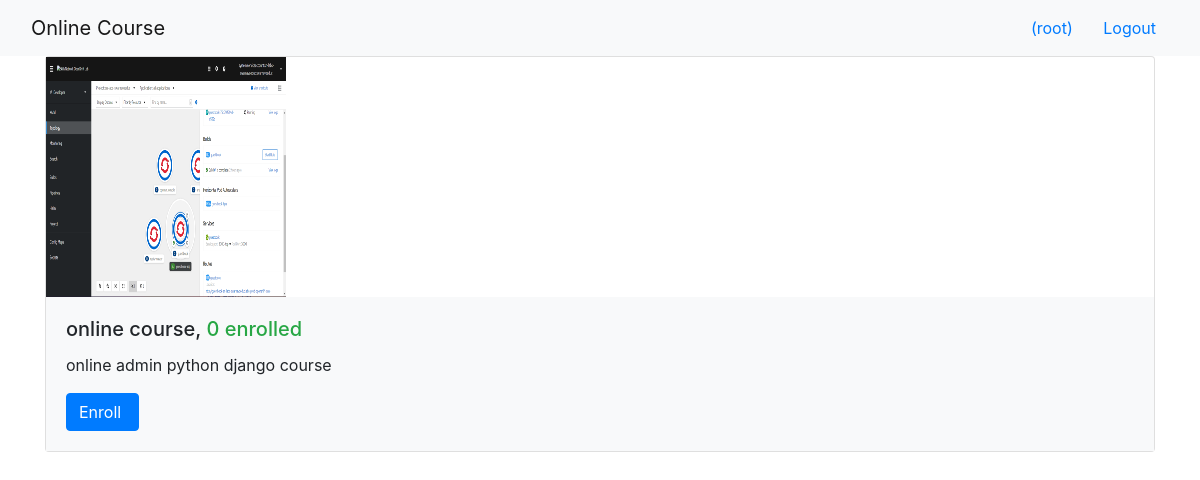
Page /onlinecourse/ (signed in) on the earlier database version.
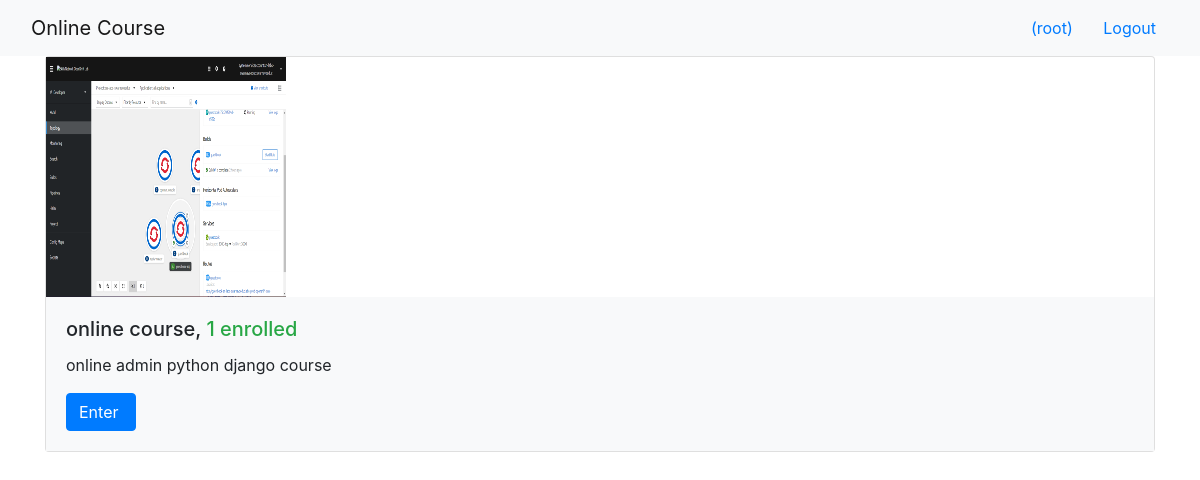
Same page on the later database version.
### onlinecourse/models.py (models this page shows, shortened)
class Course(models.Model):
    name = models.CharField(null=False, max_length=30, default='online course')
    image = models.ImageField(upload_to='course_images/')
    description = models.CharField(max_length=1000)
    pub_date = models.DateField(null=True)
    instructors = models.ManyToManyField(Instructor)
    users = models.ManyToManyField(settings.AUTH_USER_MODEL, through='Enrollment')
    total_enrollment = models.IntegerField(default=0)
    is_enrolled = False

### onlinecourse/views.py (the view)
class CourseListView(generic.ListView):
    template_name = 'onlinecourse/course_list_bootstrap.html'
    context_object_name = 'course_list'
    def get_queryset(self):
        user = self.request.user
        courses = Course.objects.order_by('-total_enrollment')[:10]
        for course in courses:
            if user.is_authenticated:
                course.is_enrolled = check_if_enrolled(user, course)
        return courses

### onlinecourse/views.py (called while the page is built)
def check_if_enrolled(user, course):
    is_enrolled = False
    if user.id is not None:
        num_results = Enrollment.objects.filter(user=user, course=course).count()
        if num_results > 0:
            is_enrolled = True
    return is_enrolled

### onlinecourse/templates/onlinecourse/course_list_bootstrap.html (shortened to what this page needs)
<!DOCTYPE html>
<html lang="en">
<head>
    {% load static %}
    <link rel="stylesheet" href="https://maxcdn.bootstrapcdn.com/bootstrap/4.5.2/css/bootstrap.min.css">
</head>
<body>
    <nav class="navbar navbar-light bg-light">
        <div class="container-fluid">
            <div class="navbar-header">
                  <a class="navbar-brand" href="#">Online Course</a>
            </div>
            <ul class="nav navbar-nav navbar-right">
                {% if user.is_authenticated %}
                <li>
                    <a class="btn btn-link" href="#">{{ user.first_name }}({{ user.username }})</a>
                    <a class="btn btn-link" href="{% url 'onlinecourse:logout' %}">Logout</a>
                </li>
                {% endif %}
            </ul>
        </div>
    </nav>
    {% if course_list %}
        <div class="container">
            <div class="card-deck">
                {% for course in course_list %}
                         <div class="card" style="width: 36rem;">
                          <img class="card-img-left" src="{{MEDIA_URL}}/{{ course.image }}" width="240px" height="240px"
                               alt="Course image">
                          <div class="card-body bg-light">
                              <h5 class="card-title">{{ course.name }}, <span class="text-success">
                                  {{ course.total_enrollment}} enrolled</span></h5>
                            <p class="card-text">{{ course.description}}</p>
                            <form action="{% url 'onlinecourse:enroll' course.id %}" method="post">
                                  <input class="btn btn-primary"  type="submit"
                                         value="{% if course.is_enrolled %}Enter{% else %}Enroll{% endif %} ">
                            </form>
                          </div>
                        </div>
                {% endfor %}
            </div>
        </div>
    {% else %}
        <p>No courses are available.</p>
    {% endif %}
</body>
</html>

Differences in the rows shown:
changed Course "online course": total_enrollment "0" → "1"; is_enrolled "Enroll" → "Enter"
